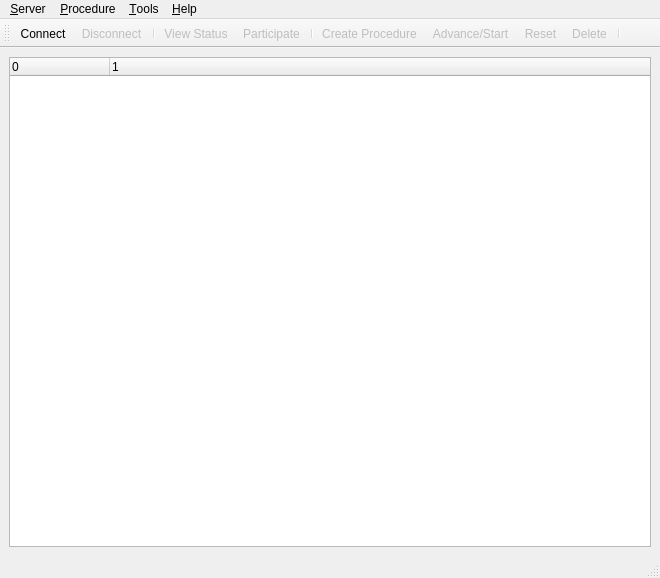
<ui version="4.0" >
 <class>ServerWindow</class>
 <widget class="QMainWindow" name="ServerWindow" >
  <property name="enabled" >
   <bool>true</bool>
  </property>
  <property name="geometry" >
   <rect>
    <x>0</x>
    <y>0</y>
    <width>660</width>
    <height>578</height>
   </rect>
  </property>
  <property name="sizePolicy" >
   <sizepolicy>
    <hsizetype>5</hsizetype>
    <vsizetype>5</vsizetype>
    <horstretch>0</horstretch>
    <verstretch>0</verstretch>
   </sizepolicy>
  </property>
  <property name="windowTitle" >
   <string>AdderGUI</string>
  </property>
  <property name="windowIcon" >
   <iconset resource="../resource.qrc" >:/images/addericon64x64.png</iconset>
  </property>
  <property name="toolButtonStyle" >
   <enum>Qt::ToolButtonTextOnly</enum>
  </property>
  <widget class="QWidget" name="centralwidget" >
   <layout class="QGridLayout" >
    <property name="margin" >
     <number>9</number>
    </property>
    <property name="spacing" >
     <number>6</number>
    </property>
    <item row="1" column="0" >
     <widget class="QTreeWidget" name="procedureTreeWidget" >
      <property name="cursor" >
       <cursor>0</cursor>
      </property>
      <property name="whatsThis" >
       <string>&lt;html>&lt;head>&lt;meta name="qrichtext" content="1" />&lt;/head>&lt;body style=" white-space: pre-wrap; font-family:Sans Serif; font-size:9pt; font-weight:400; font-style:normal; text-decoration:none;">&lt;p style="-qt-paragraph-type:empty; margin-top:0px; margin-bottom:0px; margin-left:0px; margin-right:0px; -qt-block-indent:0; text-indent:0px;">&lt;/p>&lt;/body>&lt;/html></string>
      </property>
      <property name="autoFillBackground" >
       <bool>true</bool>
      </property>
      <property name="frameShape" >
       <enum>QFrame::StyledPanel</enum>
      </property>
      <property name="frameShadow" >
       <enum>QFrame::Sunken</enum>
      </property>
      <property name="alternatingRowColors" >
       <bool>true</bool>
      </property>
      <property name="rootIsDecorated" >
       <bool>false</bool>
      </property>
      <property name="sortingEnabled" >
       <bool>false</bool>
      </property>
      <property name="columnCount" >
       <number>2</number>
      </property>
      <column>
       <property name="text" >
        <string>0</string>
       </property>
      </column>
      <column>
       <property name="text" >
        <string>1</string>
       </property>
      </column>
     </widget>
    </item>
   </layout>
  </widget>
  <widget class="QMenuBar" name="menubar" >
   <property name="geometry" >
    <rect>
     <x>0</x>
     <y>0</y>
     <width>660</width>
     <height>31</height>
    </rect>
   </property>
   <widget class="QMenu" name="menuHelp" >
    <property name="title" >
     <string>&amp;Help</string>
    </property>
    <addaction name="action_About" />
    <addaction name="actionAbout_Qt" />
   </widget>
   <widget class="QMenu" name="menuServer" >
    <property name="title" >
     <string>&amp;Server</string>
    </property>
    <addaction name="action_Connect" />
    <addaction name="action_Disconnect" />
    <addaction name="separator" />
    <addaction name="action_Refresh" />
    <addaction name="separator" />
    <addaction name="action_Quit" />
   </widget>
   <widget class="QMenu" name="menu_Settings" >
    <property name="title" >
     <string>&amp;Tools</string>
    </property>
    <addaction name="action_Create_Users" />
    <addaction name="action_Open_Console" />
    <addaction name="separator" />
    <addaction name="action_Options" />
   </widget>
   <widget class="QMenu" name="menu_Procedure" >
    <property name="enabled" >
     <bool>true</bool>
    </property>
    <property name="title" >
     <string>&amp;Procedure</string>
    </property>
    <widget class="QMenu" name="menuAdministrative_Actions" >
     <property name="title" >
      <string>&amp;Administrative</string>
     </property>
     <addaction name="action_Start_Procedure" />
     <addaction name="action_Reset_Procedure" />
     <addaction name="action_Delete_Procedure" />
     <addaction name="separator" />
     <addaction name="action_Create_Procedure" />
    </widget>
    <addaction name="actionViewStatus" />
    <addaction name="action_Participate" />
    <addaction name="separator" />
    <addaction name="menuAdministrative_Actions" />
   </widget>
   <addaction name="menuServer" />
   <addaction name="menu_Procedure" />
   <addaction name="menu_Settings" />
   <addaction name="menuHelp" />
  </widget>
  <widget class="QStatusBar" name="statusbar" />
  <widget class="QToolBar" name="toolBar" >
   <property name="orientation" >
    <enum>Qt::Horizontal</enum>
   </property>
   <property name="toolButtonStyle" >
    <enum>Qt::ToolButtonIconOnly</enum>
   </property>
   <attribute name="toolBarArea" >
    <number>4</number>
   </attribute>
   <addaction name="action_Connect" />
   <addaction name="action_Disconnect" />
   <addaction name="separator" />
   <addaction name="actionViewStatus" />
   <addaction name="action_Participate" />
   <addaction name="separator" />
   <addaction name="action_Create_Procedure" />
   <addaction name="action_Start_Procedure" />
   <addaction name="action_Reset_Procedure" />
   <addaction name="action_Delete_Procedure" />
   <addaction name="separator" />
  </widget>
  <action name="action_Connect" >
   <property name="icon" >
    <iconset resource="../resource.qrc" >:/images/connect_creating.png</iconset>
   </property>
   <property name="text" >
    <string>&amp;Connect...</string>
   </property>
   <property name="statusTip" >
    <string>Connect to a server.</string>
   </property>
  </action>
  <action name="action_Disconnect" >
   <property name="enabled" >
    <bool>false</bool>
   </property>
   <property name="icon" >
    <iconset resource="../resource.qrc" >:/images/connect_no.png</iconset>
   </property>
   <property name="text" >
    <string>&amp;Disconnect</string>
   </property>
   <property name="statusTip" >
    <string>Disconnect from the server.</string>
   </property>
  </action>
  <action name="action_Quit" >
   <property name="text" >
    <string>&amp;Quit</string>
   </property>
   <property name="statusTip" >
    <string>Exit the program.</string>
   </property>
   <property name="shortcut" >
    <string>Ctrl+Q</string>
   </property>
  </action>
  <action name="action_About" >
   <property name="icon" >
    <iconset resource="../resource.qrc" >:/images/addericon64x64.png</iconset>
   </property>
   <property name="text" >
    <string>&amp;About AdderGUI</string>
   </property>
   <property name="statusTip" >
    <string>Display ADDER Client copyright information.</string>
   </property>
  </action>
  <action name="actionAbout_Qt" >
   <property name="text" >
    <string>About Qt</string>
   </property>
   <property name="statusTip" >
    <string>Display Qt copyright information.</string>
   </property>
  </action>
  <action name="action_Create_Procedure" >
   <property name="enabled" >
    <bool>false</bool>
   </property>
   <property name="icon" >
    <iconset resource="../resource.qrc" >:/images/wizard.png</iconset>
   </property>
   <property name="text" >
    <string>&amp;Create Procedure...</string>
   </property>
   <property name="statusTip" >
    <string>Create a new procedure.</string>
   </property>
  </action>
  <action name="action_Delete_Procedure" >
   <property name="enabled" >
    <bool>false</bool>
   </property>
   <property name="icon" >
    <iconset resource="../resource.qrc" >:/images/editdelete.png</iconset>
   </property>
   <property name="text" >
    <string>&amp;Delete</string>
   </property>
   <property name="statusTip" >
    <string>Delete the selected procedure.</string>
   </property>
  </action>
  <action name="action_Advance_Procedure" >
   <property name="enabled" >
    <bool>false</bool>
   </property>
   <property name="icon" >
    <iconset resource="../resource.qrc" >:/images/player_end.png</iconset>
   </property>
   <property name="text" >
    <string>&amp;Advance</string>
   </property>
   <property name="statusTip" >
    <string>Advance the stage of the selected procedure.</string>
   </property>
  </action>
  <action name="action_Reset_Procedure" >
   <property name="enabled" >
    <bool>false</bool>
   </property>
   <property name="icon" >
    <iconset resource="../resource.qrc" >:/images/start.png</iconset>
   </property>
   <property name="text" >
    <string>&amp;Reset</string>
   </property>
   <property name="statusTip" >
    <string>Reset the selected procedure.</string>
   </property>
  </action>
  <action name="action_Start_Procedure" >
   <property name="enabled" >
    <bool>false</bool>
   </property>
   <property name="icon" >
    <iconset resource="../resource.qrc" >:/images/player_play.png</iconset>
   </property>
   <property name="text" >
    <string>&amp;Advance/Start</string>
   </property>
   <property name="statusTip" >
    <string>Advance the selected procedure.</string>
   </property>
  </action>
  <action name="actionViewStatus" >
   <property name="enabled" >
    <bool>false</bool>
   </property>
   <property name="icon" >
    <iconset resource="../resource.qrc" >:/images/viewmag.png</iconset>
   </property>
   <property name="text" >
    <string>&amp;View Status...</string>
   </property>
   <property name="statusTip" >
    <string>View the selected procedure's information.</string>
   </property>
  </action>
  <action name="action_Participate" >
   <property name="enabled" >
    <bool>false</bool>
   </property>
   <property name="icon" >
    <iconset resource="../resource.qrc" >:/images/kontact_contacts.png</iconset>
   </property>
   <property name="text" >
    <string>&amp;Participate...</string>
   </property>
  </action>
  <action name="action_Refresh" >
   <property name="enabled" >
    <bool>false</bool>
   </property>
   <property name="text" >
    <string>&amp;Refresh</string>
   </property>
   <property name="shortcut" >
    <string>F5</string>
   </property>
  </action>
  <action name="actionViewVoters" >
   <property name="enabled" >
    <bool>false</bool>
   </property>
   <property name="text" >
    <string>&amp;Voters...</string>
   </property>
  </action>
  <action name="actionViewAuthorities" >
   <property name="enabled" >
    <bool>false</bool>
   </property>
   <property name="text" >
    <string>&amp;Authorities...</string>
   </property>
  </action>
  <action name="action_Open_Console" >
   <property name="enabled" >
    <bool>true</bool>
   </property>
   <property name="text" >
    <string>Co&amp;nsole...</string>
   </property>
  </action>
  <action name="action_Options" >
   <property name="text" >
    <string>&amp;Options...</string>
   </property>
  </action>
  <action name="action_Create_Users" >
   <property name="enabled" >
    <bool>false</bool>
   </property>
   <property name="text" >
    <string>&amp;Create Users...</string>
   </property>
  </action>
 </widget>
 <tabstops>
  <tabstop>procedureTreeWidget</tabstop>
 </tabstops>
 <resources>
  <include location="../resource.qrc" />
 </resources>
 <connections>
  <connection>
   <sender>action_Quit</sender>
   <signal>triggered()</signal>
   <receiver>ServerWindow</receiver>
   <slot>close()</slot>
   <hints>
    <hint type="sourcelabel" >
     <x>-1</x>
     <y>-1</y>
    </hint>
    <hint type="destinationlabel" >
     <x>286</x>
     <y>249</y>
    </hint>
   </hints>
  </connection>
 </connections>
</ui>
